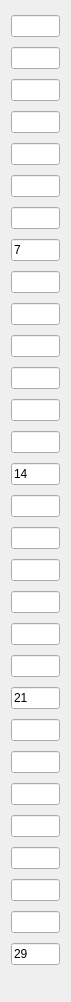
            <widget class="QWidget" name="scrollAreaWidgetContents_14">
             <property name="geometry">
              <rect>
               <x>0</x>
               <y>-722</y>
               <width>71</width>
               <height>1002</height>
              </rect>
             </property>
             <layout class="QVBoxLayout" name="verticalLayout_49">
              <item>
               <widget class="QLineEdit" name="txt_tbl_t_0"/>
              </item>
              <item>
               <widget class="QLineEdit" name="txt_tbl_t_1"/>
              </item>
              <item>
               <widget class="QLineEdit" name="txt_tbl_t_2"/>
              </item>
              <item>
               <widget class="QLineEdit" name="txt_tbl_t_3"/>
              </item>
              <item>
               <widget class="QLineEdit" name="txt_tbl_t_4"/>
              </item>
              <item>
               <widget class="QLineEdit" name="txt_tbl_t_5"/>
              </item>
              <item>
               <widget class="QLineEdit" name="txt_tbl_t_6"/>
              </item>
              <item>
               <widget class="QLineEdit" name="txt_tbl_t_7">
                <property name="text">
                 <string>7</string>
                </property>
               </widget>
              </item>
              <item>
               <widget class="QLineEdit" name="txt_tbl_t_8"/>
              </item>
              <item>
               <widget class="QLineEdit" name="txt_tbl_t_9"/>
              </item>
              <item>
               <widget class="QLineEdit" name="txt_tbl_t_10"/>
              </item>
              <item>
               <widget class="QLineEdit" name="txt_tbl_t_11"/>
              </item>
              <item>
               <widget class="QLineEdit" name="txt_tbl_t_12"/>
              </item>
              <item>
               <widget class="QLineEdit" name="txt_tbl_t_13"/>
              </item>
              <item>
               <widget class="QLineEdit" name="txt_tbl_t_14">
                <property name="text">
                 <string>14</string>
                </property>
               </widget>
              </item>
              <item>
               <widget class="QLineEdit" name="txt_tbl_t_15"/>
              </item>
              <item>
               <widget class="QLineEdit" name="txt_tbl_t_16"/>
              </item>
              <item>
               <widget class="QLineEdit" name="txt_tbl_t_17"/>
              </item>
              <item>
               <widget class="QLineEdit" name="txt_tbl_t_18"/>
              </item>
              <item>
               <widget class="QLineEdit" name="txt_tbl_t_19"/>
              </item>
              <item>
               <widget class="QLineEdit" name="txt_tbl_t_20"/>
              </item>
              <item>
               <widget class="QLineEdit" name="txt_tbl_t_21">
                <property name="text">
                 <string>21</string>
                </property>
               </widget>
              </item>
              <item>
               <widget class="QLineEdit" name="txt_tbl_t_22"/>
              </item>
              <item>
               <widget class="QLineEdit" name="txt_tbl_t_23"/>
              </item>
              <item>
               <widget class="QLineEdit" name="txt_tbl_t_24"/>
              </item>
              <item>
               <widget class="QLineEdit" name="txt_tbl_t_25"/>
              </item>
              <item>
               <widget class="QLineEdit" name="txt_tbl_t_26"/>
              </item>
              <item>
               <widget class="QLineEdit" name="txt_tbl_t_27"/>
              </item>
              <item>
               <widget class="QLineEdit" name="txt_tbl_t_28"/>
              </item>
              <item>
               <widget class="QLineEdit" name="txt_tbl_t_29">
                <property name="text">
                 <string>29</string>
                </property>
               </widget>
              </item>
             </layout>
            </widget>
